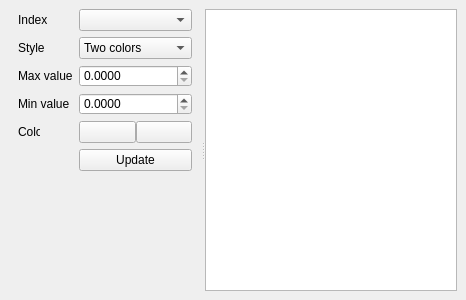
  <widget class="QDockWidget" name="color_bar">
   <property name="minimumSize">
    <size>
     <width>266</width>
     <height>300</height>
    </size>
   </property>
   <property name="maximumSize">
    <size>
     <width>65535</width>
     <height>65535</height>
    </size>
   </property>
   <property name="floating">
    <bool>false</bool>
   </property>
   <property name="allowedAreas">
    <set>Qt::AllDockWidgetAreas</set>
   </property>
   <property name="windowTitle">
    <string>Color Bar</string>
   </property>
   <attribute name="dockWidgetArea">
    <number>2</number>
   </attribute>
   <widget class="QWidget" name="dockWidgetContents_7">
    <layout class="QVBoxLayout" name="verticalLayout_7">
     <item>
      <widget class="QSplitter" name="splitter_2">
       <property name="orientation">
        <enum>Qt::Horizontal</enum>
       </property>
       <widget class="QWidget" name="widget" native="true">
        <layout class="QFormLayout" name="formLayout">
         <property name="leftMargin">
          <number>9</number>
         </property>
         <property name="rightMargin">
          <number>9</number>
         </property>
         <item row="0" column="0">
          <widget class="QLabel" name="label_13">
           <property name="maximumSize">
            <size>
             <width>16777215</width>
             <height>22</height>
            </size>
           </property>
           <property name="text">
            <string>Index</string>
           </property>
          </widget>
         </item>
         <item row="0" column="1">
          <widget class="QComboBox" name="tract_color_index">
           <property name="maximumSize">
            <size>
             <width>16777215</width>
             <height>22</height>
            </size>
           </property>
          </widget>
         </item>
         <item row="1" column="0">
          <widget class="QLabel" name="label_10">
           <property name="maximumSize">
            <size>
             <width>16777215</width>
             <height>22</height>
            </size>
           </property>
           <property name="text">
            <string>Style</string>
           </property>
          </widget>
         </item>
         <item row="1" column="1">
          <widget class="QComboBox" name="color_bar_style">
           <property name="maximumSize">
            <size>
             <width>16777215</width>
             <height>22</height>
            </size>
           </property>
           <item>
            <property name="text">
             <string>Two colors</string>
            </property>
           </item>
           <item>
            <property name="text">
             <string>Color spectrum</string>
            </property>
           </item>
          </widget>
         </item>
         <item row="2" column="0">
          <widget class="QLabel" name="label_9">
           <property name="maximumSize">
            <size>
             <width>16777215</width>
             <height>22</height>
            </size>
           </property>
           <property name="text">
            <string>Max value</string>
           </property>
          </widget>
         </item>
         <item row="2" column="1">
          <widget class="QDoubleSpinBox" name="tract_color_max_value">
           <property name="maximumSize">
            <size>
             <width>16777215</width>
             <height>22</height>
            </size>
           </property>
           <property name="decimals">
            <number>4</number>
           </property>
          </widget>
         </item>
         <item row="3" column="0">
          <widget class="QLabel" name="label_15">
           <property name="maximumSize">
            <size>
             <width>16777215</width>
             <height>22</height>
            </size>
           </property>
           <property name="text">
            <string>Min value</string>
           </property>
          </widget>
         </item>
         <item row="3" column="1">
          <widget class="QDoubleSpinBox" name="tract_color_min_value">
           <property name="maximumSize">
            <size>
             <width>16777215</width>
             <height>22</height>
            </size>
           </property>
           <property name="decimals">
            <number>4</number>
           </property>
          </widget>
         </item>
         <item row="4" column="0">
          <widget class="QLabel" name="label_11">
           <property name="maximumSize">
            <size>
             <width>22</width>
             <height>16777215</height>
            </size>
           </property>
           <property name="text">
            <string>Color</string>
           </property>
          </widget>
         </item>
         <item row="4" column="1">
          <layout class="QHBoxLayout" name="horizontalLayout_17">
           <property name="spacing">
            <number>0</number>
           </property>
           <item>
            <widget class="QColorToolButton" name="color_from">
             <property name="sizePolicy">
              <sizepolicy hsizetype="Preferred" vsizetype="Fixed">
               <horstretch>0</horstretch>
               <verstretch>0</verstretch>
              </sizepolicy>
             </property>
             <property name="maximumSize">
              <size>
               <width>16777215</width>
               <height>22</height>
              </size>
             </property>
             <property name="text">
              <string/>
             </property>
             <property name="icon">
              <iconset resource="../icons.qrc">
               <normaloff>:/icons/icons/add.xpm</normaloff>:/icons/icons/add.xpm</iconset>
             </property>
            </widget>
           </item>
           <item>
            <widget class="QColorToolButton" name="color_to">
             <property name="sizePolicy">
              <sizepolicy hsizetype="Preferred" vsizetype="Fixed">
               <horstretch>0</horstretch>
               <verstretch>0</verstretch>
              </sizepolicy>
             </property>
             <property name="maximumSize">
              <size>
               <width>16777215</width>
               <height>22</height>
              </size>
             </property>
             <property name="text">
              <string/>
             </property>
             <property name="icon">
              <iconset resource="../icons.qrc">
               <normaloff>:/icons/icons/add.xpm</normaloff>:/icons/icons/add.xpm</iconset>
             </property>
            </widget>
           </item>
          </layout>
         </item>
         <item row="5" column="1">
          <widget class="QPushButton" name="update_rendering">
           <property name="maximumSize">
            <size>
             <width>16777215</width>
             <height>22</height>
            </size>
           </property>
           <property name="text">
            <string>Update</string>
           </property>
          </widget>
         </item>
        </layout>
        <zorder>label_13</zorder>
        <zorder>tract_color_index</zorder>
        <zorder>label_10</zorder>
        <zorder>color_bar_style</zorder>
        <zorder>label_9</zorder>
        <zorder>tract_color_max_value</zorder>
        <zorder>label_15</zorder>
        <zorder>tract_color_min_value</zorder>
        <zorder>label_11</zorder>
        <zorder></zorder>
        <zorder>update_rendering</zorder>
       </widget>
       <widget class="QGraphicsView" name="color_bar_view"/>
      </widget>
     </item>
    </layout>
   </widget>
  </widget>
